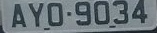
#> input picture Computer Vision with IBM Watson/Tessaract OpenCV/license-plates/AYO9034.jpg, 157 x 33 px; its folder holds 5 pictures in this run
$ jupyter execute --allow-errors TesseractOpenCV.ipynb   (shell and % lines are left out)
#> lines starting #> are read from the running program, lines starting #| are printed output that depends on the picture
#> further down, img is the input picture: shape (33, 157, 3); mean B, G, R 122.7, 117.4, 106.8
<a href="https://cognitiveclass.ai/">

</a>

<h1>Lab - Detecting text in images with OpenCV and Tesseract OCR</h1>

<b>Welcome!</b> In this lab you will learn about about Automatic number-plate recognition. We will use the Tesseract OCR An Optical Character Recognition Engine (OCR Engine) to automatically recognize text in vehicle registration plates. Pretty cool, right?

After completing this lab you will:
<h5> 1. Learn to download, read and display images using Python, OpenCV and Matplotlib </h5>
<h5> 2. Learn to use Tesseract OCR for detetcing text in images</h5>
<h5> 3. Learn about image processing techniques </h5>
<h5> 4. Compress images using a technique called K Means Clustering</h5>
<h5> 5. Compress images by up to 90% ! </h5>

<div class="alert alert-block alert-info" style="margin-top: 20px">
    <br>
    <br>
    <h2>Table of Contents</h2>
    <ul>
        <li><a href="#ref0">Tesseract</a></li>
        <li><a href="#ref1">Perform OCR using the Tesseract Engine on license plates</a></li>
        <li><a href="#ref2">Image Processing Techniques</a></li>
        <li><a href="#ref4">Exercises</a></li>
    </ul>
    <br>
    <p>Estimated Time Needed: <strong>1 hr</strong></p>
    </div>
<hr>

<a id="ref0"></a>
<h2 align="center">Tesseract<a href="http://opensource.google.com/projects/tesseract"> Homepage</a></h2>

- Tesseract is an Optical Character Recognition (OCR) Engine open-sourced and supported by Google
- Has ability to recognize more than 100 languages out of the box

##### We will use Tesseract for recognizing images of License Plates. These images were clicked under different lighting conditions and have a variety of variations in them. Pretty cool, right?

To view the license plates, you could click on the `license_plates` folder which is listed in the files directory in the left-sidebar of the JupyterLab environment. If this side menu is hidden, you can go to `View`>`View Left-Sidebar`. Once you click on the folder, you could click on each file name to view the image of the license plate

#### Install the Pytesseract package for using the Tesseract Engine with Python

[cell 1]
# Loading the required python modules
import pytesseract
import matplotlib.pyplot as plt
import cv2
import glob
import os

<a id="ref1"></a>
<h2 align="center">Perform OCR using the Tesseract Engine on license plates</h2>

[cell 2]
import wget, zipfile, os

filename='license-plates'

#> (the rest of this cell did not finish here and is left out)

[cell 3]
path_for_license_plates = os.getcwd() + "/license-plates/**/*.jpg"
list_license_plates = []
predicted_license_plates = []

#> (the rest of this cell did not finish here and is left out)

[cell 4]
print("Actual License Plate", "\t", "Predicted License Plate", "\t", "Accuracy")
print("--------------------", "\t", "-----------------------", "\t", "--------")

def calculate_predicted_accuracy(actual_list, predicted_list):
    for actual_plate, predict_plate in zip(actual_list, predicted_list):
        accuracy = "0%"
        num_matches = 0
        if actual_plate == predict_plate:
            accuracy = "100%"
        else:
            if len(actual_plate) == len(predict_plate):
                for a, p in zip(actual_plate, predict_plate):
                    if a == p:
                        num_matches += 1
                accuracy = str(round((num_matches/len(actual_plate)), 2) * 100)
                accuracy += "%"
        print("     ", actual_plate, "\t\t\t", predict_plate, "\t\t  ", accuracy)


calculate_predicted_accuracy(list_license_plates, predicted_license_plates)

<h3>Woah! We see that the Tesseract OCR engine mostly predicts all of the license plates correctly with 100% accuracy! </h3>

<h3>For the license plates the Tesseract OCR Engine predicted incorrectly (i.e. GWT2180, OKV8004, JSQ1413), we will apply image processing techniques on those license plate files and pass them to the Tesseract OCR again. Applying the image processing techniques would increase the accuracy of the Tesseract Engine for the license plates of GWT2180, OKV8004, JSQ1413</h3>

<a id="ref2"></a>
<h2 align="center"> Image Processing Techniques </h2>

Image resizing is a technique in which we scale the image either horizontally, or vertically or both.
Further documentation on image resizing: [here](https://www.tutorialkart.com/opencv/python/opencv-python-resize-image/)

For our use case, we will read the license plate file of ```GWT2180``` using ```cv2.imread``` and then resize the image file by a factor of 2x in both the horizontal and vertical directions using ```cv2.resize```

[cell 5]
# Read the license plate file and display it
test_license_plate = cv2.imread(os.getcwd() + "/license-plates/GWT2180.jpg")
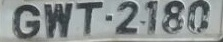
#> input picture Computer Vision with IBM Watson/Tessaract OpenCV/license-plates/GWT2180.jpg, 223 x 42 px
#> test_license_plate is the input picture: shape (42, 223, 3); mean B, G, R 143.9, 144.3, 138.1
plt.imshow(test_license_plate)
plt.axis('off')
plt.title('GWT2180 license plate')

#### 1. Image resizing

[cell 6]
resize_test_license_plate = cv2.resize(test_license_plate, None, fx=2, fy=2, interpolation=cv2.INTER_CUBIC)
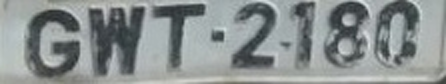
#> resize_test_license_plate: shape (84, 446, 3); mean B, G, R 143.9, 144.3, 138.1

#### 2. Converting to Grayscale

Next, we convert our resized image file to gray scale. We learnt about this technique in the image processing lab

[cell 7]
grayscale_resize_test_license_plate = cv2.cvtColor(resize_test_license_plate, cv2.COLOR_BGR2GRAY)

#### 3. Denoising the Image

Gaussian Blur is a technique for denoising images. Full OpenCV documentation on Gaussian Blur: [here](https://opencv-python-tutroals.readthedocs.io/en/latest/py_tutorials/py_imgproc/py_filtering/py_filtering.html#gaussian-filtering)

We apply a gaussian blur to the greyscale image

[cell 8]
gaussian_blur_license_plate = cv2.GaussianBlur(grayscale_resize_test_license_plate, (5, 5), 0)
